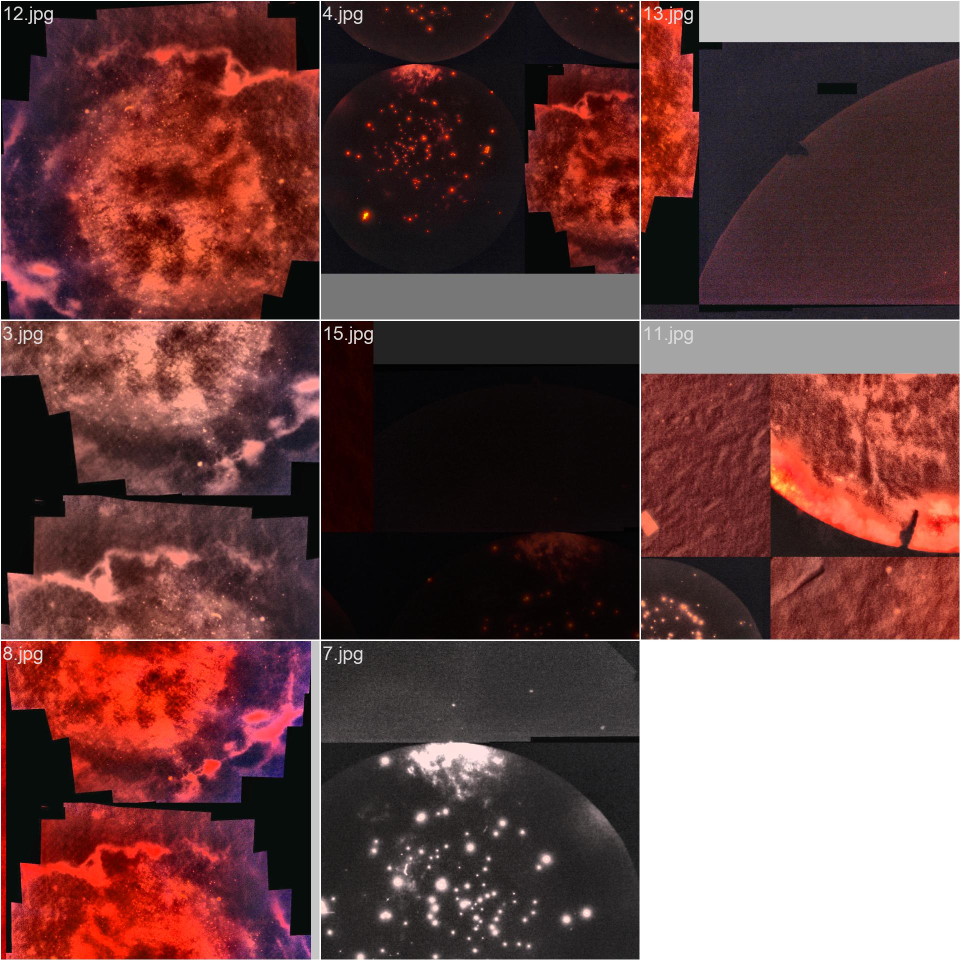
#> input picture runs/detect/train/train_batch0.jpg, 1920 x 1920 px (shown at 1/2 size)
$ python -i particle_detector.py   (imports and definitions only)
#> lines starting #> are read from the running program, lines starting #| are printed output that depends on the picture; after the words box and inside, x2 and y2 are one past the last pixel; in counts of white or black regions, pixels touching at a corner belong together
#> further down, picture is the input picture: shape (1920, 1920, 3); mean B, G, R 69.9, 70.8, 108.6
"""
Particle Detection and Analysis Module
Uses OpenCV and image processing to
detect and analyze microplastics in video feeds
"""

import cv2
import numpy as np
from scipy import ndimage
from skimage import morphology, measure
import threading
import time
from collections import deque
from datetime import datetime

class ParticleDetector:
    """Real-time particle detection from webcam feed"""

    def __init__(self, camera_id=0):
        self.camera_id = camera_id  # Camera ID set to 0
        self.cap = None
        self.is_running = False
        self.current_frame = None
        self.particles = []
        self.frame_count = 0
        self.fps = 0
        self.last_frame_time = time.time()

        # Analysis parameters
        self.min_particle_size = 50  # pixels
        self.max_particle_size = 10000
        self.blur_kernel = (5, 5)
        self.canny_threshold1 = 50
        self.canny_threshold2 = 150

        # Particle history for tracking
        self.particle_history = deque(maxlen=100)

    # [21 lines left out: functions initialize_camera, release_camera, not called in this run]

    def detect_particles(self, frame):
        """Detect particles in a frame using image processing"""
        particles = []

        try:
            gray = cv2.cvtColor(frame, cv2.COLOR_BGR2GRAY)
            filtered = cv2.bilateralFilter(gray, 9, 75, 75)

            clahe = cv2.createCLAHE(clipLimit=2.0, tileGridSize=(8, 8))
            enhanced = clahe.apply(filtered)

            thresh = cv2.adaptiveThreshold(
                enhanced, 255,
                cv2.ADAPTIVE_THRESH_GAUSSIAN_C,
                cv2.THRESH_BINARY,
                11, 2
            )
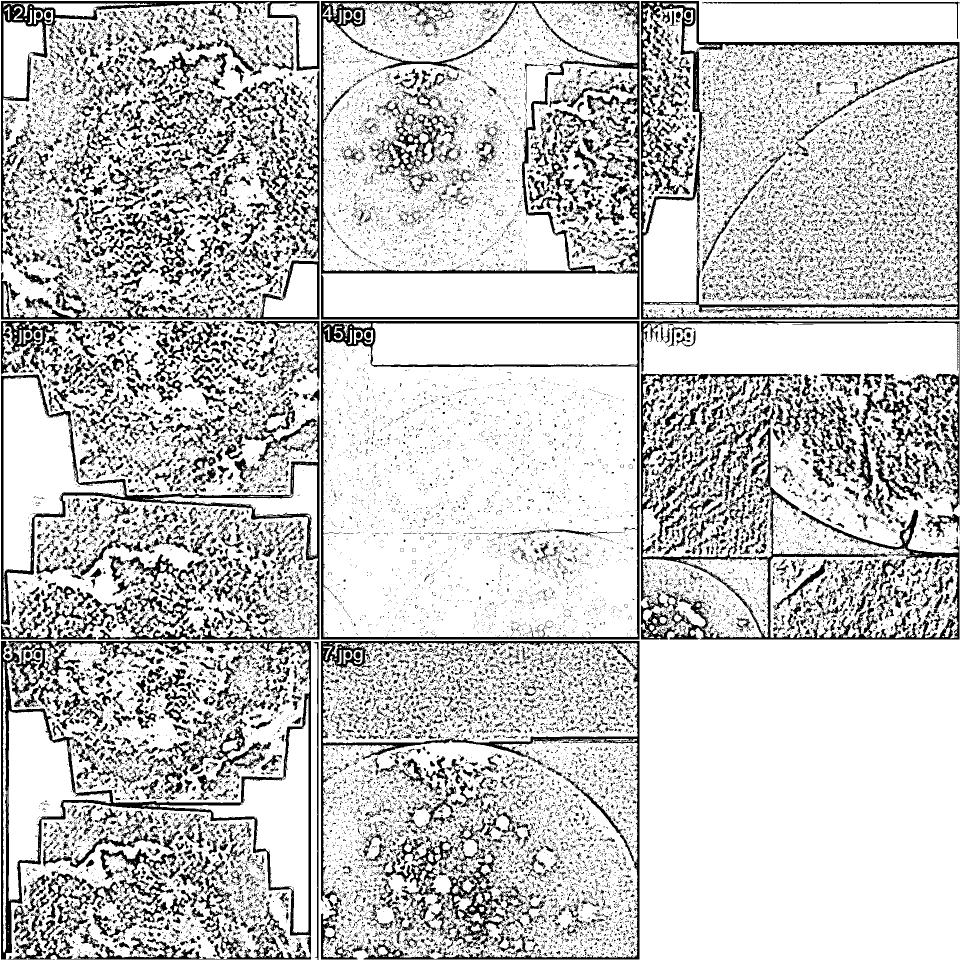
#> thresh: shape (1920, 1920) (shown at 1/2 size); 78.8% white; 28037 black regions (23804 under 20 px), largest, box (x1, y1, x2, y2) and area: (2, 1282, 622, 1919) 30635, (642, 2, 1279, 639) 29811, (1282, 2, 1919, 639) 29568

            kernel = cv2.getStructuringElement(cv2.MORPH_ELLIPSE, (3, 3))
            morph = cv2.morphologyEx(thresh, cv2.MORPH_CLOSE, kernel)
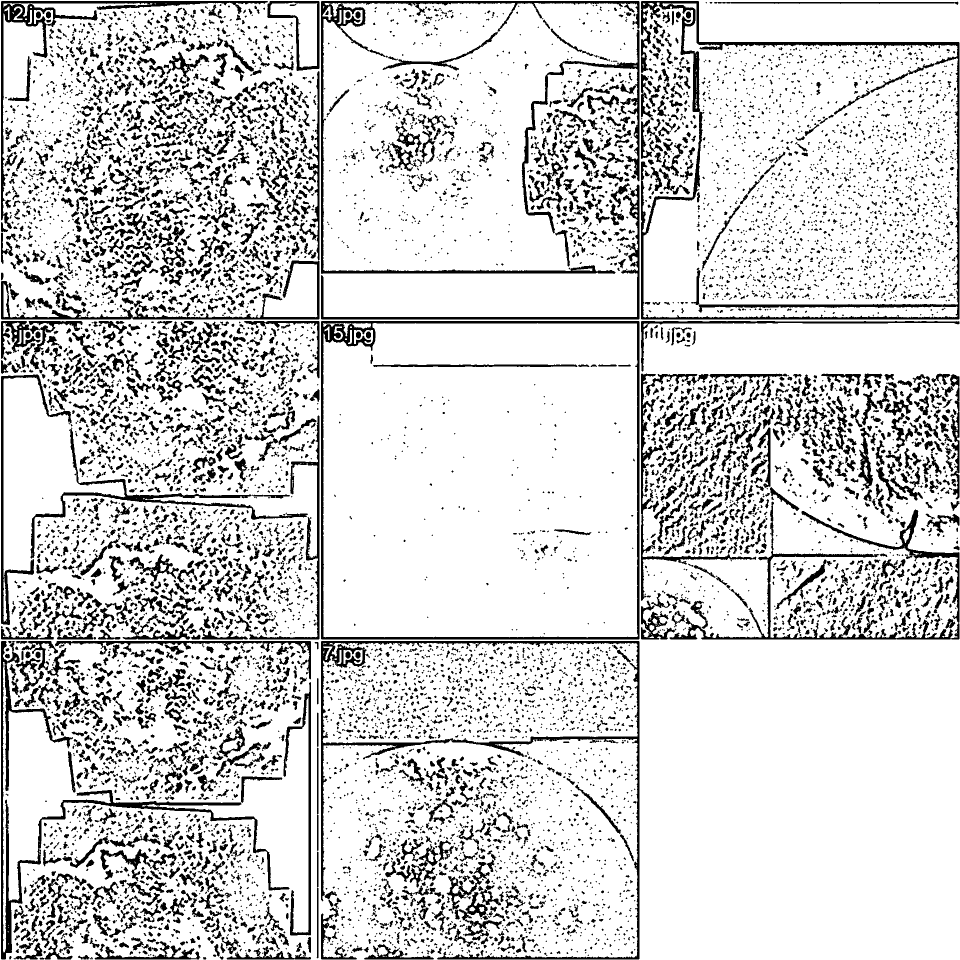
#> morph: shape (1920, 1920) (shown at 1/2 size); 83.5% white; 9267 black regions (5107 under 20 px), largest, box (x1, y1, x2, y2) and area: (1282, 2, 1919, 639) 22608, (642, 1282, 1279, 1919) 18010, (2, 1282, 579, 1919) 16550
            morph = cv2.morphologyEx(morph, cv2.MORPH_OPEN, kernel)
#> morph: shape (1920, 1920); 83% white; 8138 black regions (4389 under 20 px)

            contours, _ = cv2.findContours(morph, cv2.RETR_EXTERNAL, cv2.CHAIN_APPROX_SIMPLE)
#> contours = 47 contours, 31 with area under 20; largest, box (x1, y1, x2, y2) and area: (0, 0, 1920, 1920) 3163762, (1286, 41, 1916, 635) 298868, (645, 1286, 1276, 1487) 116102, (687, 1299, 725, 1328) 668, (1345, 7, 1393, 20) 232

            for contour in contours:
                area = cv2.contourArea(contour)
                if area < self.min_particle_size or area > self.max_particle_size:
                    continue

                M = cv2.moments(contour)
                if M["m00"] == 0:
                    continue

                cx = int(M["m10"] / M["m00"])
                cy = int(M["m01"] / M["m00"])

                particle_info = {
                    'contour': contour,
                    'area': area,
                    'centroid': (cx, cy),
                    'perimeter': cv2.arcLength(contour, True),
                }

                if len(contour) >= 5:
                    ellipse = cv2.fitEllipse(contour)
                    particle_info['ellipse'] = ellipse
                    particle_info['major_axis'] = max(ellipse[1])
                    particle_info['minor_axis'] = min(ellipse[1])
                    particle_info['aspect_ratio'] = max(ellipse[1]) / (min(ellipse[1]) + 1e-5)
                    particle_info['angle'] = ellipse[2]
                else:
                    particle_info['ellipse'] = None
                    particle_info['major_axis'] = np.sqrt(area)
                    particle_info['minor_axis'] = np.sqrt(area)
                    particle_info['aspect_ratio'] = 1.0

                particle_info['circularity'] = self.calculate_circularity(area, particle_info['perimeter'])
                particle_info['shape_type'] = self.classify_shape(
                    particle_info['circularity'], particle_info.get('aspect_ratio', 1.0)
                )

                hull = cv2.convexHull(contour)
                hull_area = cv2.contourArea(hull)
                particle_info['convexity'] = area / (hull_area + 1e-5)

                mask = np.zeros(frame.shape[:2], dtype=np.uint8)
                cv2.drawContours(mask, [contour], 0, 255, -1)
                region = gray[mask == 255]

                if len(region) > 0:
                    particle_info['mean_intensity'] = np.mean(region)
                    particle_info['std_intensity'] = np.std(region)
                    particle_info['texture_roughness'] = np.std(np.gradient(region.reshape(-1)))

                particles.append(particle_info)
#> this loop made 47 passes
#> (area, cx, cy, ellipse, circularity in calculate_circularity, hull_area) on passes 8, 12, 19, 20, 22, 25: (96, 107, 1915, ((107.7, 1920.4), (14.13, 21.87), 169.1), 0.629, 103), (55, 304, 1610, ((304.4, 1610.9), (5.32, 17.69), 93.16), 0.374, 66), (86, 680, 1314, ((679.1, 1313.3), (17.46, 26.1), 11.13), 0.27, 131), (668, 705, 1311, ((707.3, 1312.5), (25.56, 70.14), 87.87), 0.232, 1005), (109, 655, 1302, ((654.6, 1298.9), (13.87, 35.18), 19.64), 0.182, 251.5), (142, 670, 1297, ((671.7, 1299.1), (13.92, 26.01), 17.03), 0.247, 276.5)
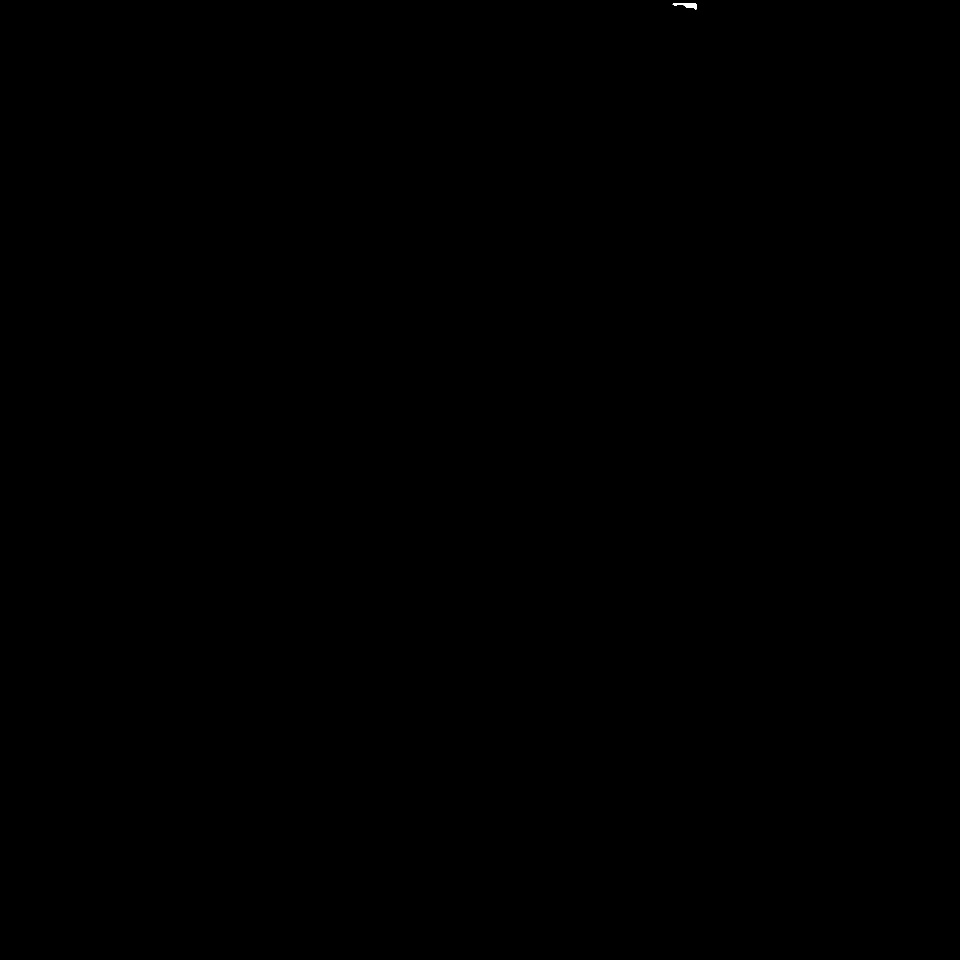
#> mask: shape (1920, 1920) (shown at 1/2 size); 0.01% white; 1 white region, box (x1, y1, x2, y2) and area: (1345, 7, 1393, 20) 285
#> after the loop, particles = 8 items

        except Exception as e:
            print(f"Particle detection error: {e}")

        return particles

    def calculate_circularity(self, area, perimeter):
        if perimeter == 0:
            return 0
        circularity = 4 * np.pi * area / (perimeter ** 2)
        return min(circularity, 1.0)

    def classify_shape(self, circularity, aspect_ratio):
        if circularity > 0.7:
            if aspect_ratio < 1.3:
                return "bead"
            else:
                return "spherical"
        elif aspect_ratio > 3.0:
            return "fiber"
        elif aspect_ratio > 1.5:
            return "fragment"
        else:
            return "film"

    # [93 lines left out: functions quantify_particles, capture_loop, start_capture, not called in this run]

    def stop_capture(self):
        self.is_running = False

    # [17 lines left out: function get_frame_with_annotations, not called in this run]

    def get_current_particles(self):
        return self.particles.copy()

    def get_quantification(self):
        return self.quantify_particles(self.particles)

    # [9 lines left out: function get_statistics, not called in this run]

class FrameEncoder:
    """Convert frames to JPEG for streaming"""

    # [15 lines left out: functions encode_frame, frame_to_base64, not called in this run]

>>> import cv2
>>> picture = cv2.imread('runs/detect/train/train_batch0.jpg')
>>> result = ParticleDetector().detect_particles(picture)
#> result = 8 items

$ run again, on runs/detect/train/train_batch1.jpg
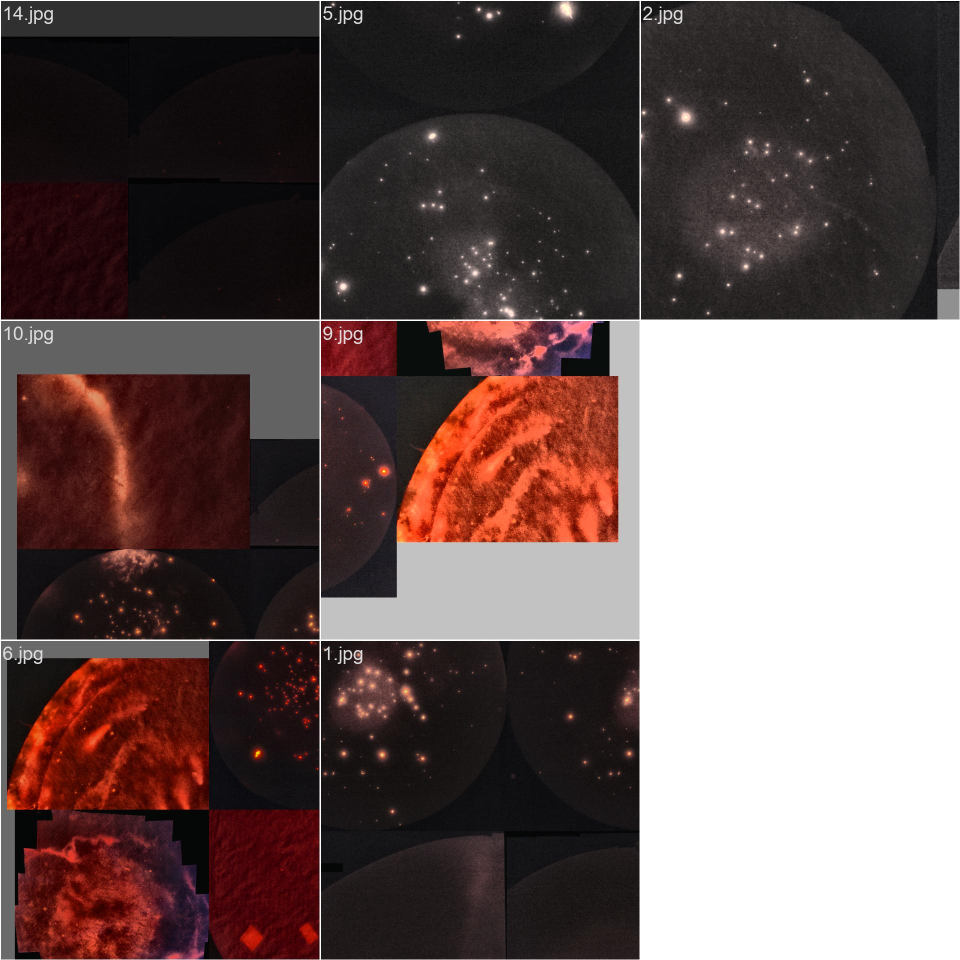
#> input picture runs/detect/train/train_batch1.jpg, 1920 x 1920 px (shown at 1/2 size)
#> picture is the input picture: shape (1920, 1920, 3); mean B, G, R 88.3, 89.7, 106.7
#> in detect_particles, `thresh = cv2.adaptiveThreshold( enhanced, 255, cv2.ADAPTIVE_THRESH_GAU..`:
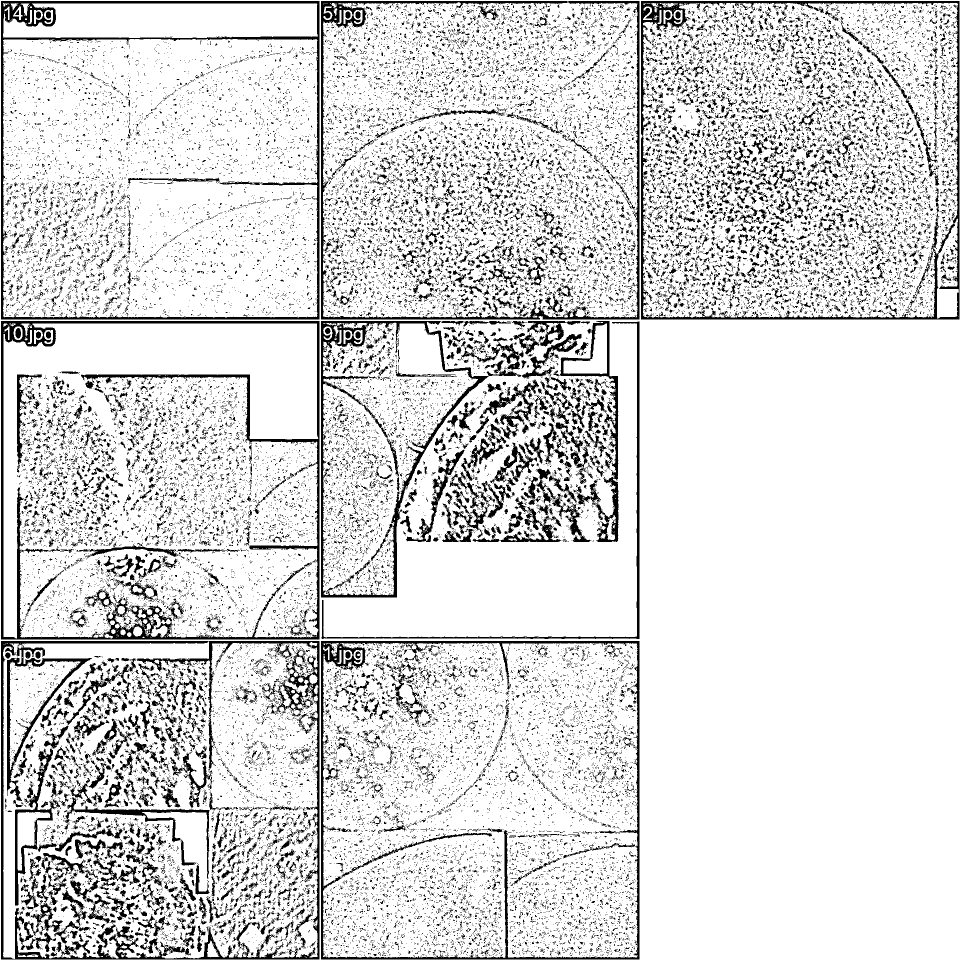
#> thresh: shape (1920, 1920) (shown at 1/2 size); 85.9% white; 36566 black regions (33102 under 20 px), largest, box (x1, y1, x2, y2) and area: (2, 642, 639, 1279) 26008, (2, 1282, 639, 1919) 24703, (2, 2, 639, 639) 18596
#> in detect_particles, `morph = cv2.morphologyEx(thresh, cv2.MORPH_CLOSE, kernel)`:
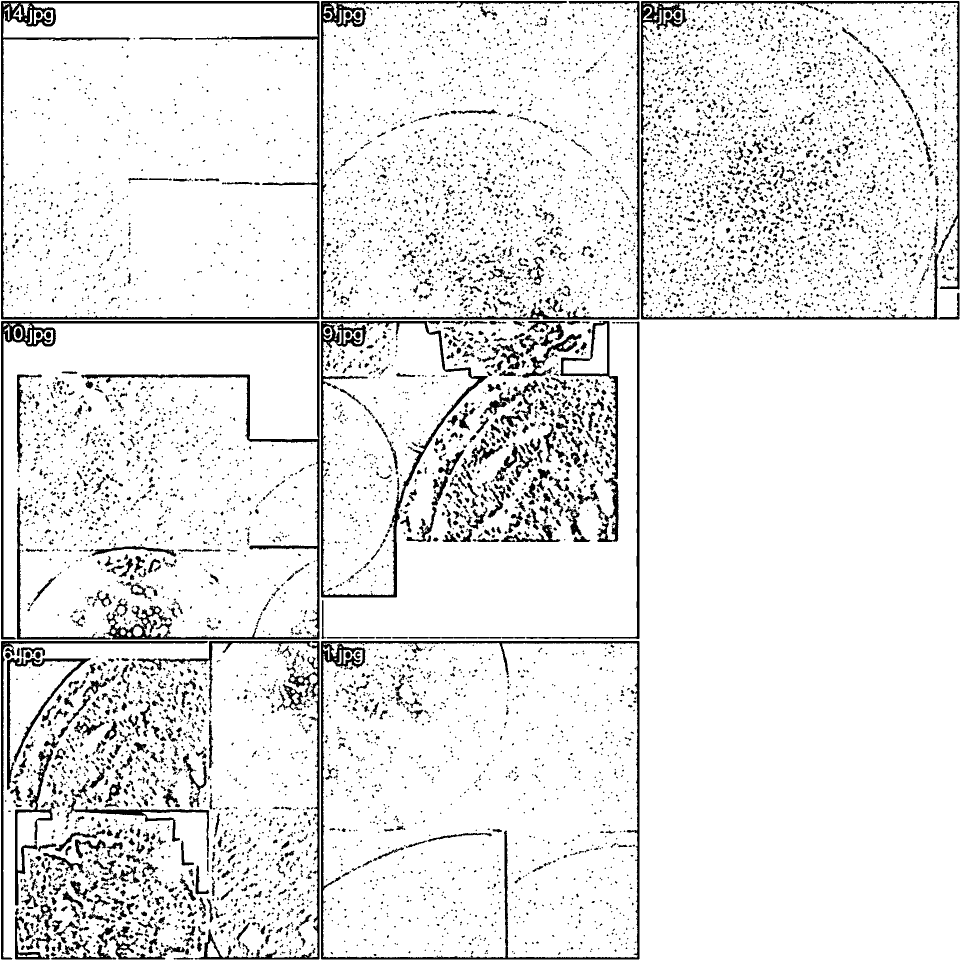
#> morph: shape (1920, 1920) (shown at 1/2 size); 90.8% white; 7672 black regions (5412 under 20 px), largest, box (x1, y1, x2, y2) and area: (2, 642, 639, 1279) 20849, (2, 2, 639, 639) 17427, (642, 1282, 1279, 1919) 15983
#> contours = 30 contours, 11 with area under 20; largest, box (x1, y1, x2, y2) and area: (0, 0, 1920, 1920) 3238596, (645, 1286, 1275, 1916) 386552, (687, 1300, 725, 1328) 658, (1327, 19, 1365, 48) 654, (414, 1882, 438, 1915) 434
#> the loop in detect_particles, `for contour in contours:` made 30 passes
#> (area, cx, cy, ellipse, circularity in calculate_circularity, hull_area) on passes 5, 8, 9, 10, 14, 15: (71, 65, 1911, ((65.09, 1911.7), (5.46, 22.26), 88.05), 0.399, 75), (434.5, 423, 1901, ((425.4, 1907.3), (18.88, 50.04), 162.1), 0.574, 481.5), (87.5, 631, 1378, ((631.9, 1379), (7.54, 17.99), 10.42), 0.527, 104), (70.5, 601, 1359, ((601, 1359.4), (9.27, 10.19), 127.8), 0.803, 75), (658.5, 705, 1311, ((706.2, 1312.9), (27.07, 56.58), 87.78), 0.235, 986.5), (86, 680, 1314, ((679.1, 1313.3), (17.46, 26.1), 11.13), 0.27, 131)
#> after the loop in detect_particles, `for contour in contours:`: particles = 13 items
